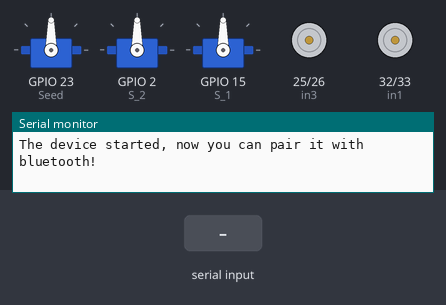
Recording of a sketch running on a simulated ESP32. On the bench: 3 × servo, motor-driver pin pairs drawn as motors (green arrow = first pin HIGH = forward, orange = second pin HIGH = backward, longer = more drive), the last lines printed to the serial monitor. The test bench sets the inputs (shaded band). Nothing arrives over Bluetooth unless stated.

Above: at 6.8 s.
6.9 s: "F" received over the second serial link
At 9.8 s:
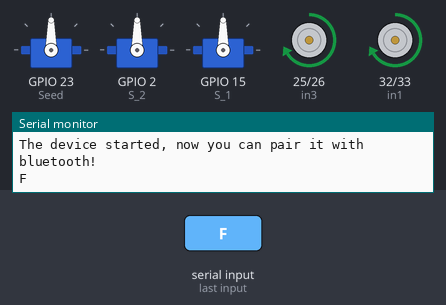
13.0 s: "L" received over the second serial link
At 15.7 s:
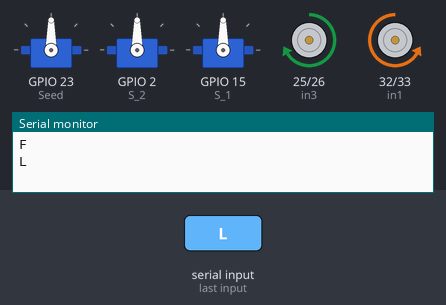
19.0 s: "R" received over the second serial link
At 21.5 s:
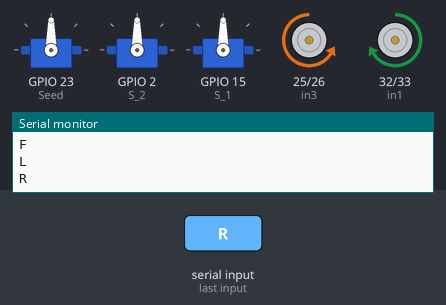
25.0 s: "B" received over the second serial link
At 28.25 s:
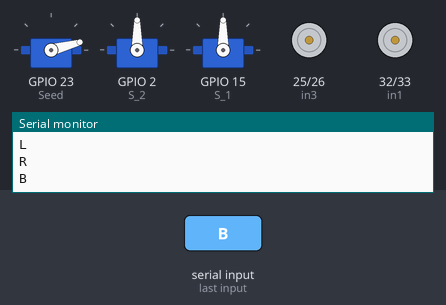
Timing chart, 0 to 29.9 s (numbered marks = the images above; inputs shaded):
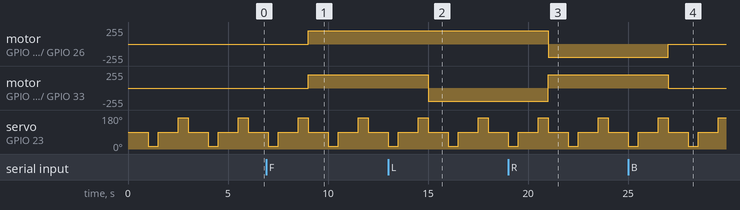

Measured:
- after the input at 6.9 s, motor on GPIO 25 (in3) / GPIO 26 (in4), motor on GPIO 32 (in1) / GPIO 33 (in2): stopped → forward 200/255 after 2.1 s
- after the input at 13.0 s, motor on GPIO 32 (in1) / GPIO 33 (in2): forward 200/255 → backward 200/255 after 2.0 s
- after the input at 19.0 s, motor on GPIO 25 (in3) / GPIO 26 (in4): forward 200/255 → backward 200/255 after 2.0 s; motor on GPIO 32 (in1) / GPIO 33 (in2): backward 200/255 → forward 200/255 after 2.0 s
- after the input at 25.0 s, motor on GPIO 25 (in3) / GPIO 26 (in4): backward 200/255 → stopped after 2.0 s; motor on GPIO 32 (in1) / GPIO 33 (in2): forward 200/255 → stopped after 2.0 s

The sketch:

Node_MCU.ino
```cpp
#include <ESP32Servo.h>
#include "BluetoothSerial.h"

#if !defined(CONFIG_BT_ENABLED) || !defined(CONFIG_BLUEDROID_ENABLED)
#error Bluetooth is not enabled! Please run `make menuconfig` to and enable it
#endif

BluetoothSerial SerialBT;

#define S_1 15
#define S_2 2
#define Seed 23

#define in1 32
#define in2 33
#define in3 25
#define in4 26

Servo Seeding;
Servo Servo2;
Servo Servo1;

int angle = 75;


void setup() {

  Seeding.attach(Seed);
  Servo2.attach(S_2);
  Servo1.attach(S_1);

  pinMode(in1, OUTPUT);
  pinMode(in2, OUTPUT);
  pinMode(in3, OUTPUT);
  pinMode(in4, OUTPUT);

  Serial.begin(115200);
  SerialBT.begin("ESP32test");  //Bluetooth device name
  Serial.println("The device started, now you can pair it with bluetooth!");
}

void loop() {

  if (SerialBT.available()) {
    char x = SerialBT.read();
    Serial.println(x);

    if (x == 'F') forward(200);
    if (x == 'L') left(200);
    if (x == 'R') right(200);
    if (x == 'B') stop();

    if (x == 'T') {
    }
    if (x == 'X') {
    }
    if (x == 'C') {
    }
    if (x == 'S') {
    }
  }
  Seeding.write(90);
  delay(1000);
  Seeding.write(90 - angle);
  delay(500);
  Seeding.write(90);
  delay(1000);
  Seeding.write(90 + angle);
  delay(500);
}

void forward(int speed) {
  analogWrite(in1, speed);
  analogWrite(in2, 0);
  analogWrite(in3, speed);
  analogWrite(in4, 0);
}

void right(int speed) {
  analogWrite(in1, speed);
  analogWrite(in2, 0);
  analogWrite(in3, 0);
  analogWrite(in4, speed);
}

void left(int speed) {
  analogWrite(in1, 0);
  analogWrite(in2, speed);
  analogWrite(in3, speed);
  analogWrite(in4, 0);
}

void stop() {
  analogWrite(in1, 0);
  analogWrite(in2, 0);
  analogWrite(in3, 0);
  analogWrite(in4, 0);
}
```
